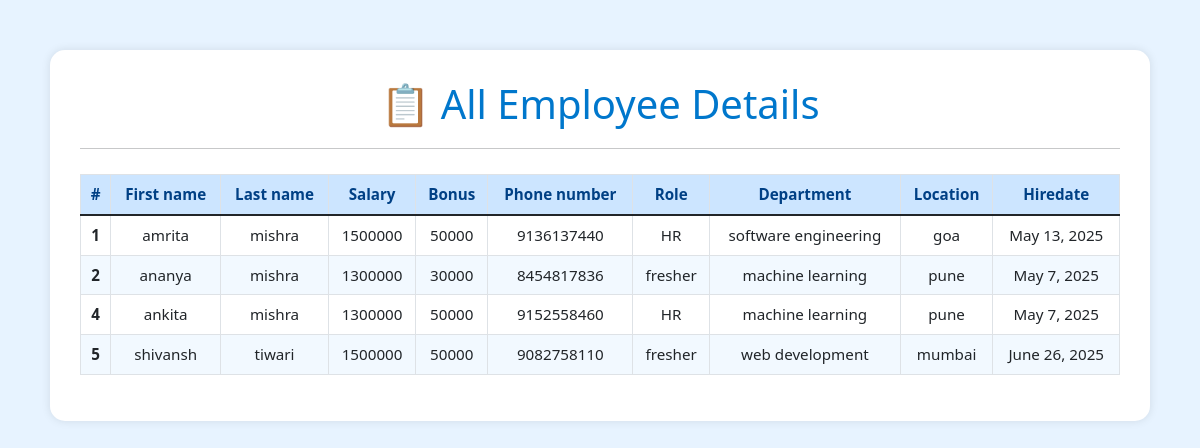
The page /all_emp on the database as committed earlier.
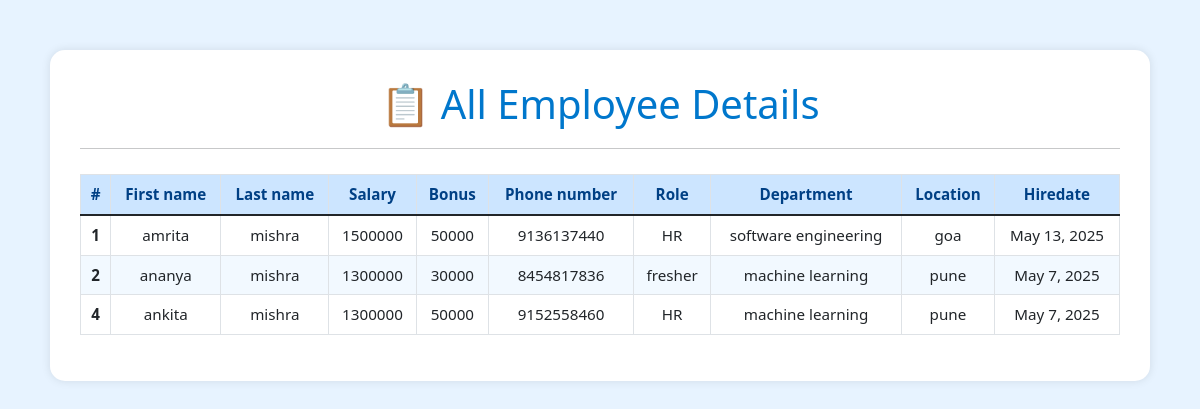
The same page on the database as committed later.
### emp_app/models.py (models this page shows, shortened)
class Employee(models.Model):
    first_name = models.CharField(max_length=100,null=False)
    last_name = models.CharField(max_length=100,null=False)
    dept = models.ForeignKey(Department, on_delete = models.CASCADE)
    salary = models.IntegerField(default=0)
    bonus = models.IntegerField(default=0)
    role = models.ForeignKey(Role, on_delete = models.CASCADE)
    phone = models.IntegerField(default=0)
    hire_date = models.DateField()
    def __str__(self):
        return "%s %s %s" %(self.first_name,self.last_name,self.phone)

class Role(models.Model):
    name = models.CharField(max_length=100,null=False)

class Department(models.Model):
    name = models.CharField(max_length=100,null=False)
    location = models.CharField(max_length=100)

### emp_app/views.py (the view)
# urls.py: path('all_emp', views.all_emp, name='all_emp'),
def all_emp(request):
    emps = Employee.objects.all()
    context = {
        'emps' : emps
    }
    print(context)
    return render(request, 'view_all_emp.html',context)

### emp_app/templates/view_all_emp.html (shortened to what this page needs)
<!DOCTYPE html>
<html lang="en">
<head>
  <link
    href="https://cdn.jsdelivr.net/npm/bootstrap@5.1.3/dist/css/bootstrap.min.css"
    rel="stylesheet"
  />
</head>
<body>
  <div class="container">
    <h1>📋 All Employee Details</h1>
    <hr />
    <div class="table-responsive">
      <table class="table table-bordered table-hover">
        <thead class="text-center">
          <tr>
            <th>#</th>
            <th>First name</th>
            <th>Last name</th>
            <th>Salary</th>
            <th>Bonus</th>
            <th>Phone number</th>
            <th>Role</th>
            <th>Department</th>
            <th>Location</th>
            <th>Hiredate</th>
          </tr>
        </thead>
        <tbody class="text-center">
          {% for emp in emps %}
          <tr>
            <th scope="row">{{ emp.id }}</th>
            <td>{{ emp.first_name }}</td>
            <td>{{ emp.last_name }}</td>
            <td>{{ emp.salary }}</td>
            <td>{{ emp.bonus }}</td>
            <td>{{ emp.phone }}</td>
            <td>{{ emp.role.name }}</td>
            <td>{{ emp.dept.name }}</td>
            <td>{{ emp.dept.location }}</td>
            <td>{{ emp.hire_date }}</td>
          </tr>
          {% endfor %}
        </tbody>
      </table>
    </div>
  </div>
</body>
</html>

Rows that differ between the two databases and show on the page:
removed Employee: id "5", first_name "shivansh", last_name "tiwari", salary "1500000", bonus "50000", phone "9082758110", role.name "fresher", dept.name "web development", dept.location "mumbai", hire_date "June 26, 2025"
